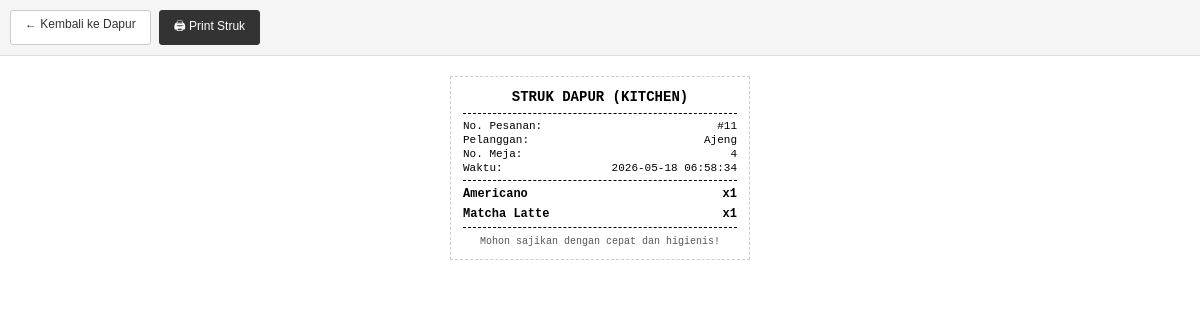
The page /dapur_struk.php?id=11 (signed in) on the database its author committed.
### tables this page shows
CREATE TABLE `tb_pesanan` (
  `id_pesanan` int NOT NULL,
  `nama_pelanggan` varchar(200) NOT NULL,
  `no_meja` int NOT NULL,
  `total_harga` int NOT NULL,
  `status_bayar` enum('belum_bayar','lunas') NOT NULL,
  `status_pesanan` enum('proses','selesai') NOT NULL,
  `tgl_pesanan` varchar(200) NOT NULL,
  `uang_bayar` int NOT NULL,
  `nama_kasir` varchar(200) NOT NULL,
  `metode_bayar` enum('tunai','qris','transfer','kartu') NOT NULL DEFAULT 'tunai'
);

CREATE TABLE `tb_detail_pesanan` (
  `id_detail` int NOT NULL,
  `id_pesanan` int NOT NULL,
  `id_menu` int NOT NULL,
  `jumlah` int NOT NULL,
  `subtotal` int NOT NULL,
  `catatan` text
);

CREATE TABLE `tb_menu` (
  `id_menu` int NOT NULL,
  `nama_menu` varchar(100) NOT NULL,
  `kategori` enum('makanan','minuman') NOT NULL,
  `harga` int NOT NULL,
  `stok` int NOT NULL
);

### dapur_struk.php (the view, shortened to what this page needs)
<?php
include 'function/connect.php';
$id = intval($_GET['id'] ?? 0);
$pesanan = mysqli_fetch_assoc(mysqli_query($koneksi, "SELECT * FROM tb_pesanan WHERE id_pesanan=$id"));
$details = mysqli_query(
    $koneksi,
    "SELECT d.id_menu, d.jumlah, m.nama_menu, d.catatan
     FROM tb_detail_pesanan d
     JOIN tb_menu m ON d.id_menu = m.id_menu
     WHERE d.id_pesanan = $id"
);
?>
<!DOCTYPE html>
<html lang="id">
<head>
</head>
<body>
    <div class="no-print">
        <a href="dapur.php">← Kembali ke Dapur</a>
        <button class="cetak" onclick="window.print()">🖨 Print Struk</button>
    </div>
    <div class="struk">
        <div class="judul">STRUK DAPUR (KITCHEN)</div>
        <hr class="garis">
        <div class="info-row"><span>No. Pesanan:</span> <span>#<?= $pesanan['id_pesanan'] ?></span></div>
        <div class="info-row"><span>Pelanggan:</span> <span><?= htmlspecialchars($pesanan['nama_pelanggan']) ?></span></div>
        <div class="info-row"><span>No. Meja:</span> <span><?= htmlspecialchars($pesanan['no_meja']) ?></span></div>
        <div class="info-row"><span>Waktu:</span> <span><?= htmlspecialchars($pesanan['tgl_pesanan']) ?></span></div>
        <hr class="garis">
        <?php while ($row = mysqli_fetch_assoc($details)): ?>
            <div class="item">
                <div class="item-header">
                    <span><?= htmlspecialchars($row['nama_menu']) ?></span>
                    <span>x<?= $row['jumlah'] ?></span>
                </div>
            </div>
        <?php endwhile; ?>
        <hr class="garis">
        <div style="text-align: center; font-size: 10px; margin-top: 8px; color: #555;">
            Mohon sajikan dengan cepat dan higienis!
        </div>
    </div>
</body>
</html>

### dapur_struk.php (style rules this page uses)
* { margin: 0; padding: 0; box-sizing: border-box; }
body { font-family: 'Courier New', monospace; font-size: 12px; background: #fff; padding: 0; }
.no-print { padding: 10px; background: #f5f5f5; border-bottom: 1px solid #ddd; display: flex; gap: 8px; }
.no-print button, .no-print a { padding: 6px 14px; font-size: 12px; border-radius: 3px; cursor: pointer; border: 1px solid #ccc; background: #fff; text-decoration: none; color: #333; font-family: sans-serif; }
.no-print button.cetak { background: #333; color: #fff; border-color: #333; }
.struk { width: 300px; margin: 20px auto; padding: 12px; border: 1px dashed #ccc; }
.judul { text-align: center; font-size: 14px; font-weight: bold; margin-bottom: 8px; }
.garis { border: none; border-top: 1px dashed #000; margin: 6px 0; }
.info-row { display: flex; justify-content: space-between; font-size: 11px; margin-bottom: 2px; }
.item { font-size: 12px; margin-bottom: 6px; }
.item-header { display: flex; justify-content: space-between; font-weight: bold; }

### rows shown on the page
tb_pesanan: id_pesanan "11", nama_pelanggan "Ajeng", no_meja "4", tgl_pesanan "2026-05-18 06:58:34"
tb_detail_pesanan: id_menu.nama_menu "Americano", jumlah "1"
tb_detail_pesanan: id_menu.nama_menu "Matcha Latte", jumlah "1"
